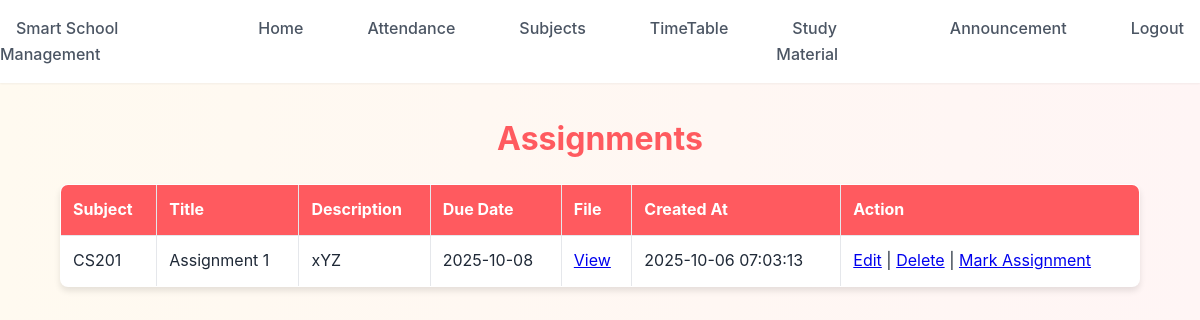
Page /teacher/view_assignments.php (signed in) on the committed database.
### tables this page shows
CREATE TABLE `assignments` (
  `assignment_id` int(11) NOT NULL,
  `class_id` int(11) NOT NULL,
  `subject_id` int(11) NOT NULL,
  `title` varchar(255) NOT NULL,
  `description` text DEFAULT NULL,
  `due_date` date NOT NULL,
  `file_path` varchar(255) DEFAULT NULL,
  `created_by` int(11) NOT NULL,
  `created_at` timestamp NOT NULL DEFAULT current_timestamp()
);

CREATE TABLE `subjects` (
  `subject_id` int(11) NOT NULL,
  `subject_name` varchar(100) NOT NULL,
  `class_id` int(11) NOT NULL,
  `teacher_id` int(11) DEFAULT NULL
);

### teacher/view_assignments.php (the view, shortened to what this page needs)
<?php
include('../config.php');
$teacher_id = $_SESSION["id"];
$sql = "SELECT class_id FROM Classes WHERE teacher_id = ?";
$stmt = mysqli_prepare($conn, $sql);
mysqli_stmt_bind_param($stmt, "i", $teacher_id);
mysqli_stmt_execute($stmt);
$result = mysqli_stmt_get_result($stmt);
$class = mysqli_fetch_assoc($result);
$class_id = $class ? $class['class_id'] : null;
$assignments = [];
if ($class_id) {
    $query = "
        SELECT a.assignment_id, a.title, a.description, a.due_date,
               a.file_path, a.created_at, s.subject_name
        FROM assignments a
        LEFT JOIN subjects s ON a.subject_id = s.subject_id
        WHERE a.class_id = ?
        ORDER BY a.created_at DESC
    ";
    $stmt2 = mysqli_prepare($conn, $query);
    mysqli_stmt_bind_param($stmt2, "i", $class_id);
    mysqli_stmt_execute($stmt2);
    $assignments = mysqli_stmt_get_result($stmt2);
}
?>
<!DOCTYPE html>
<html>
<head>
    <link rel="stylesheet" href="../CSS/style.css">
</head>
<body>
<?php include('navbar.php'); ?>
<h2>Assignments</h2>
<?php if ($class_id): ?>
<table border="1" cellpadding="8">
    <tr>
        <th>Subject</th>
        <th>Title</th>
        <th>Description</th>
        <th>Due Date</th>
        <th>File</th>
        <th>Created At</th>
        <th>Action</th>
    </tr>
    <?php while ($row = mysqli_fetch_assoc($assignments)): ?>
    <tr>
        <td><?php echo htmlspecialchars($row['subject_name']); ?></td>
        <td><?php echo htmlspecialchars($row['title']); ?></td>
        <td><?php echo htmlspecialchars($row['description']); ?></td>
        <td><?php echo $row['due_date']; ?></td>
        <td>
            <?php if($row['file_path']): ?>
                <a href="../<?php echo htmlspecialchars($row['file_path']); ?>" target="_blank">View</a>
            <?php else: ?>
                N/A
            <?php endif; ?>
        </td>
        <td><?php echo $row['created_at']; ?></td>
        <td>
            <a href="edit_assignment.php?id=<?php echo $row['assignment_id']; ?>">Edit</a> |
            <a href="?delete=<?php echo $row['assignment_id']; ?>" onclick="return confirm('Delete this assignment?');">Delete</a> |
            <a href="mark_assignment.php?assignment_id=<?php echo $row['assignment_id']; ?>">Mark Assignment</a>
        </td>
    </tr>
    <?php endwhile; ?>
</table>
<?php else: ?>
<p>You are not assigned to any class.</p>
<?php endif; ?>
</body>
</html>

### CSS/style.css (style rules this page uses)
:root { --primary-color: #ff5a5f; --primary-hover: #e14d52; --secondary-color: #ffcc00; --secondary-hover: #e6b800; --text-primary: #1f2937; --text-secondary: #4b5563; --bg-primary: #ffffff; --bg-secondary: #fdf2f2; --border-color: #e5e7eb; --shadow-sm: 0 1px 2px rgba(0, 0, 0, 0.05); --shadow-md: 0 4px 6px rgba(0, 0, 0, 0.1); --shadow-lg: 0 10px 15px rgba(0, 0, 0, 0.15); }
* { margin: 0; padding: 0; box-sizing: border-box; }
body { font-family: 'Inter', sans-serif; background: linear-gradient(to right, #fffaf0, #fff5f5); color: var(--text-primary); line-height: 1.6; }
h1, h2, h3, h4, h5, h6 { margin-top: 30px; font-weight: 700; text-align: center; margin-bottom: 1rem; color: var(--primary-color); }
h2 { font-size: 2rem; }
table { width: 90%; margin: 20px auto; border-collapse: collapse; background: var(--bg-primary); box-shadow: var(--shadow-md); border-radius: 8px; overflow: hidden; }
th, td { padding: 12px; border: 1px solid var(--border-color); text-align: left; }
th { background: var(--primary-color); color: white; }

### rows in the picture
assignments: subject.subject_name "CS201", title "Assignment 1", description "xYZ", due_date "2025-10-08", created_at "2025-10-06 07:03:13"
